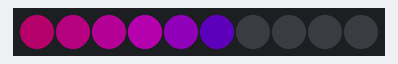
Bench run of a sketch on a simulated Arduino Uno, built with avr-gcc and run on an emulated ATmega328P. Shown: 10 RGB LEDs in strip order, left to right. Dim RGB values are drawn brighter than linear; colours are those a GRB WS2812 strip shows for the declared byte order; random numbers use the default seed unless the sketch sets one.

Above: at 2.1 s.
At 5.1 s:
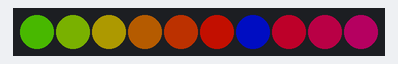
At 8.1 s:
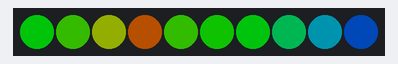
At 11.1 s:
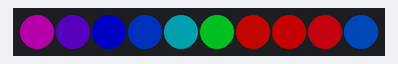
At 14.28 s:
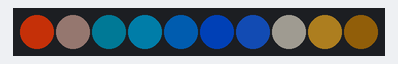
At 23.3 s:
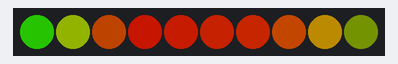

The sketch:

palettechange.ino
```cpp
#include <FastLED.h>

#define LED_PIN     3
#define NUM_LEDS    10
#define BRIGHTNESS  96
#define LED_TYPE    WS2812
#define COLOR_ORDER BRG
CRGB leds[NUM_LEDS];

DEFINE_GRADIENT_PALETTE( greentopink_gp ) {
/*   0,  225,0,50,
  50,  225,0,40,
  55,  0,200,30,
  135, 0,220,30,
  145, 0,235,40,
  165, 0,215,30,
  175, 50,200,10,
  215, 200,0,50,
  255, 255,0,20  };*/

    0, 252, 13,63,
   44, 0, 50, 40,
   64,   0,116,86,
   128,  0,180,62,
   192,135, 25, 99,
   255,236,  0,140 };

DEFINE_GRADIENT_PALETTE( pinktoblue_gp ) {
    0, 50,0,245,
   65, 255,0,30,
  150, 255,0,50,
  255, 150,0,245  };

DEFINE_GRADIENT_PALETTE( bluetogreen_gp ) {
    0, 0,255,10,
   100, 0,200,80,
   140, 0,150,40,
   150, 50,200,80,
   255, 150,255,0  };

DEFINE_GRADIENT_PALETTE( bg_gp ) {
   0,   0,126,53,
   150,  0,195,51,
   200, 158,203,0,
   255, 76,230,0  };

DEFINE_GRADIENT_PALETTE( sunset_gp ) {
  0,   255,  84,  0,
  50,  144,  0,  146,
  100,0 ,93,  232,
  150,248,245,0,
  151, 0,0,0,
  255,0,0,0};

DEFINE_GRADIENT_PALETTE( bhw1_28_gp ) {
    0,  1,221, 53,
  150, 30, 80, 60,
  255, 73,  3,178};

DEFINE_GRADIENT_PALETTE (mustakeski_gp) {
0, 231,0,126,
75, 0,0,0,
150, 0,0,0,
255,0,210,20};

DEFINE_GRADIENT_PALETTE (redgreen_gp) {

0, 0, 255,0,
30, 180,200,0,
45, 0,0,0,
180, 0,0,0,
190, 255, 0, 174,
255, 255, 0,0 };

CRGBPalette16 greentopink =  greentopink_gp;
CRGBPalette16 pinktoblue = pinktoblue_gp;
CRGBPalette16 bluetogreen = bluetogreen_gp;
CRGBPalette16 bgradient = bg_gp;
CRGBPalette16 currentPalette = greentopink_gp;
CRGBPalette16 targetPalette = pinktoblue_gp;
CRGBPalette16 sunset = sunset_gp;
CRGBPalette16 bhw1_28 = bhw1_28_gp;
CRGBPalette16 mustakeski = mustakeski_gp;
CRGBPalette16 redgreen = redgreen_gp;

boolean jokatoinen = false;
int nextcolor = 255/NUM_LEDS;

void setup() {

    FastLED.addLeds<LED_TYPE, LED_PIN, COLOR_ORDER>(leds, NUM_LEDS).setCorrection( Typical8mmPixel );
    LEDS.setBrightness(BRIGHTNESS);
    delay( 1000 ); // power-up safety delay
    fill_solid(leds, NUM_LEDS, CRGB(0,0,0));
    FastLED.show();
    delay(1000);
    randomit();
    startLeds();

}

void randomit() {

      for(int i = 0; i < 20; i++) {
              fill_gradient(leds,0,CHSV(random8(),255,255),random8(NUM_LEDS),CHSV(random8(),255,255),SHORTEST_HUES);
              if(jokatoinen) { setJokatoinen(); }
              FastLED.show();
              delay(500);
            }

    fill_solid(leds, NUM_LEDS, CRGB(0,0,0));
    FastLED.show();
    delay(500);

}


void setJokatoinen() {

  for(int i = 0; i<NUM_LEDS; i++) {
        if(i % 2 == 0) { leds[i] = CHSV(0,0,0); }
      }
}

void startLeds() {
    uint8_t colorIndex = 0;
    uint8_t changeamount = 255/NUM_LEDS;
    uint8_t brightness = 255;

    for( int i = 0; i < NUM_LEDS; i++) {
          for(int x = 0; x < 255; x += 4) {
              leds[i] = ColorFromPalette( currentPalette, colorIndex, x, LINEARBLEND);
              if(jokatoinen) { setJokatoinen(); }
              if(colorIndex > 255) {colorIndex = 255;}
              if(x > 255) {x = 255;}
              if(i > 8 && i < 23) { leds[i].fadeLightBy( 192 );}
              FastLED.show();
              }
        colorIndex = colorIndex+changeamount;
       }
}

void fillLeds( uint8_t colorIndex, uint8_t changeamount) {

    uint8_t brightness = 255;

    for( int i = 0; i < NUM_LEDS; i++) {
        leds[i] = ColorFromPalette( currentPalette, colorIndex, brightness, LINEARBLEND);
        if(i > 8 && i < 23) { leds[i].fadeLightBy( 192 );}
        colorIndex = colorIndex+changeamount;
        if(colorIndex > 255) {colorIndex = 255;}
        }
    if(jokatoinen) { setJokatoinen();}

    // 9-20 monitori

}

void ChangePalette() {

  if(currentPalette == greentopink)     { targetPalette = pinktoblue; }
  if(currentPalette == pinktoblue)      { targetPalette = bluetogreen; }
  if(currentPalette == bluetogreen)     { targetPalette = mustakeski; }
  if(currentPalette == mustakeski)      { targetPalette = bgradient; }
  if(currentPalette == bgradient)       { targetPalette = sunset; }
  if(currentPalette == sunset)          { targetPalette = bhw1_28; }
  if(currentPalette == bhw1_28)         { targetPalette = redgreen; }
  if(currentPalette == redgreen)        { targetPalette = greentopink; }

}


void loop() {

  int palettedelay = 60;
  static uint8_t index = 0;
  uint8_t changeamount = 255/NUM_LEDS;
  uint8_t maxChanges = 48;

  EVERY_N_SECONDS(palettedelay) { ChangePalette();  }

  fillLeds(index, changeamount);
  nblendPaletteTowardPalette( currentPalette, targetPalette, maxChanges);
  FastLED.show();
  FastLED.delay(35);
  //delay(200); toimi ok


}
```

Measured:
- what the display in image 0 shows lasts 0.5 s, from 2.0 s to 2.5 s
